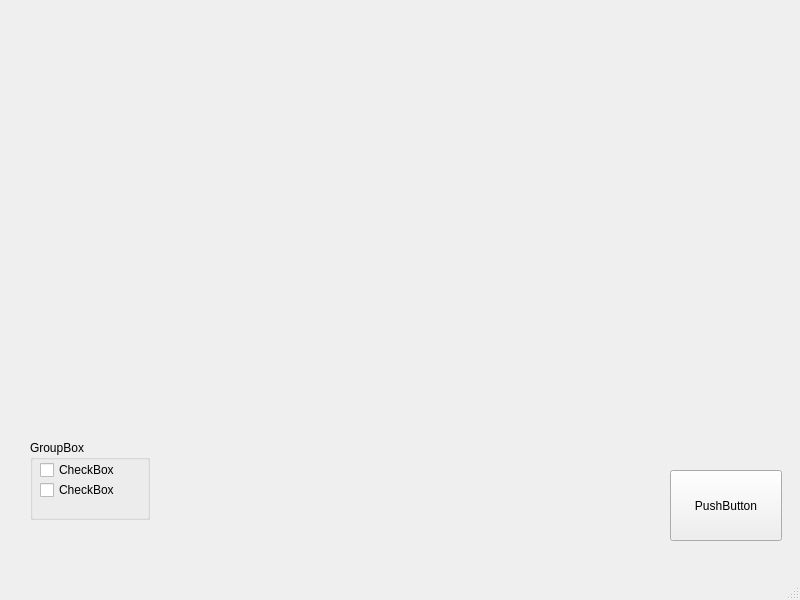
<?xml version="1.0" encoding="UTF-8"?>
<ui version="4.0">
 <class>MainWindow</class>
 <widget class="QMainWindow" name="MainWindow">
  <property name="geometry">
   <rect>
    <x>0</x>
    <y>0</y>
    <width>800</width>
    <height>600</height>
   </rect>
  </property>
  <property name="windowTitle">
   <string>MainWindow</string>
  </property>
  <widget class="QWidget" name="centralwidget">
   <widget class="QGroupBox" name="groupBox">
    <property name="geometry">
     <rect>
      <x>30</x>
      <y>440</y>
      <width>120</width>
      <height>80</height>
     </rect>
    </property>
    <property name="title">
     <string>GroupBox</string>
    </property>
    <widget class="QCheckBox" name="checkBox">
     <property name="geometry">
      <rect>
       <x>10</x>
       <y>20</y>
       <width>86</width>
       <height>20</height>
      </rect>
     </property>
     <property name="text">
      <string>CheckBox</string>
     </property>
    </widget>
    <widget class="QCheckBox" name="checkBox_2">
     <property name="geometry">
      <rect>
       <x>10</x>
       <y>40</y>
       <width>86</width>
       <height>20</height>
      </rect>
     </property>
     <property name="text">
      <string>CheckBox</string>
     </property>
    </widget>
   </widget>
   <widget class="QPushButton" name="pushButton">
    <property name="geometry">
     <rect>
      <x>670</x>
      <y>470</y>
      <width>112</width>
      <height>71</height>
     </rect>
    </property>
    <property name="text">
     <string>PushButton</string>
    </property>
   </widget>
   <widget class="PlotWidget" name="graphWidget" native="true">
    <property name="geometry">
     <rect>
      <x>20</x>
      <y>20</y>
      <width>731</width>
      <height>411</height>
     </rect>
    </property>
   </widget>
  </widget>
  <widget class="QMenuBar" name="menubar">
   <property name="geometry">
    <rect>
     <x>0</x>
     <y>0</y>
     <width>800</width>
     <height>22</height>
    </rect>
   </property>
  </widget>
  <widget class="QStatusBar" name="statusbar"/>
 </widget>
 <customwidgets>
  <customwidget>
   <class>PlotWidget</class>
   <extends>QWidget</extends>
   <header>pyqtgraph</header>
   <container>1</container>
  </customwidget>
 </customwidgets>
 <resources/>
 <connections/>
</ui>
